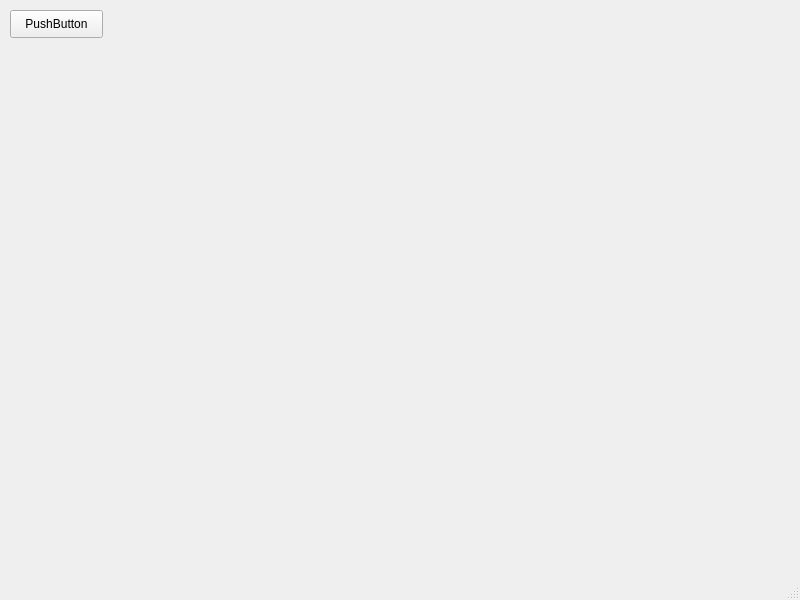
<?xml version="1.0" encoding="UTF-8"?>
<ui version="4.0">
 <class>MainWindow</class>
 <widget class="QMainWindow" name="MainWindow">
  <property name="geometry">
   <rect>
    <x>0</x>
    <y>0</y>
    <width>800</width>
    <height>600</height>
   </rect>
  </property>
  <property name="windowTitle">
   <string>MainWindow</string>
  </property>
  <widget class="QWidget" name="centralwidget">
   <widget class="QPushButton" name="connect_btn">
    <property name="geometry">
     <rect>
      <x>10</x>
      <y>10</y>
      <width>93</width>
      <height>28</height>
     </rect>
    </property>
    <property name="text">
     <string>PushButton</string>
    </property>
   </widget>
  </widget>
  <widget class="QMenuBar" name="menubar">
   <property name="geometry">
    <rect>
     <x>0</x>
     <y>0</y>
     <width>800</width>
     <height>26</height>
    </rect>
   </property>
  </widget>
  <widget class="QStatusBar" name="statusbar"/>
 </widget>
 <resources/>
 <connections/>
</ui>
